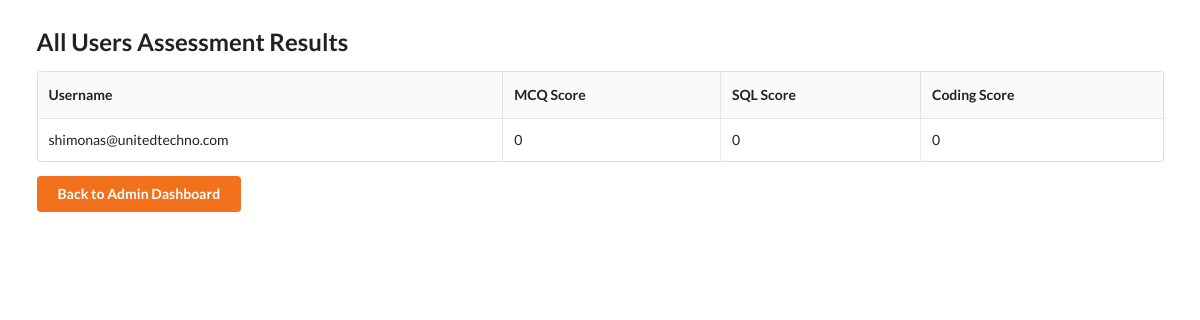
The app's page /admin_results (signed in), older data.
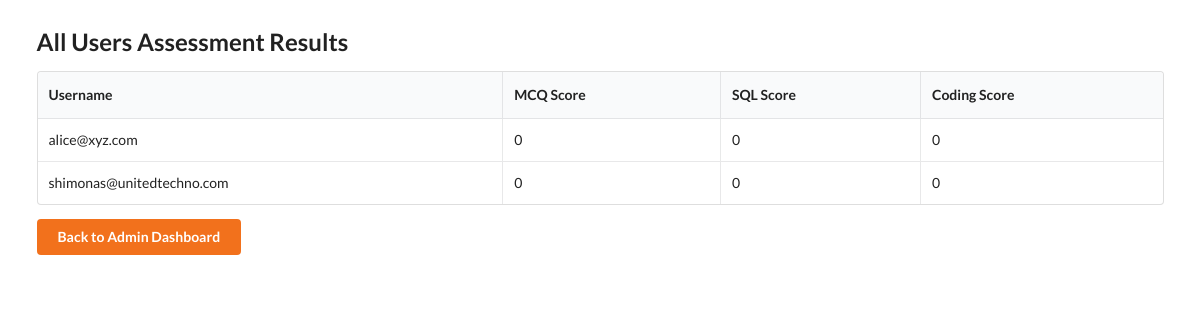
The same page, newer data.
### tables this page shows
CREATE TABLE progress(
        id INTEGER PRIMARY KEY AUTOINCREMENT,
        user_id INTEGER,
        assessment_type TEXT,
        attempts INTEGER DEFAULT 0,
        completed INTEGER DEFAULT 0,
        score INTEGER DEFAULT 0,
        UNIQUE(user_id,assessment_type)
    );

CREATE TABLE users(
        id INTEGER PRIMARY KEY AUTOINCREMENT,
        username TEXT UNIQUE,
        password TEXT,
        role TEXT DEFAULT 'user'
    );

### app.py (the view)
@app.route('/admin_results')
def admin_results():
    if 'username' not in session or session.get('role') != 'admin':
        return redirect(url_for('login'))
    conn = get_db_connection()
    cur = conn.cursor()
    cur.execute("""
        SELECT u.username, p.assessment_type, p.score, p.attempts, p.completed
        FROM users u
        LEFT JOIN progress p ON u.id = p.user_id
        WHERE u.role='user'
        ORDER BY u.username
    """)
    rows = cur.fetchall()
    conn.close()
    results = {}
    for row in rows:
        username = row['username']
        if username not in results:
            results[username] = {}
        results[username][row['assessment_type']] = {
            "score": row['score'],
            "attempts": row['attempts'],
            "completed": row['completed']
        }
    return render_template('admin_results.html', results=results)

### app.py (called while the page is built)
def get_db_connection():
    conn = sqlite3.connect(DB_FILE)
    conn.row_factory = sqlite3.Row
    return conn

### templates/admin_results.html (shortened to what this page needs)
<!DOCTYPE html>
<html lang="en">
<head>
    <link rel="stylesheet" href="https://cdnjs.cloudflare.com/ajax/libs/semantic-ui/2.4.1/semantic.min.css">
</head>
<body>
<div class="ui container" style="margin-top:30px;">
    <h2 class="ui header">All Users Assessment Results</h2>
    <table class="ui celled table">
        <thead>
            <tr>
                <th>Username</th>
                <th>MCQ Score</th>
                <th>SQL Score</th>
                <th>Coding Score</th>
            </tr>
        </thead>
        <tbody>
            {% for username, data in results.items() %}
            <tr>
                <td>{{ username }}</td>
                <td>{{ data.get('mcq', {}).get('score', 0) }}</td>
                <td>{{ data.get('sql', {}).get('score', 0) }}</td>
                <td>{{ data.get('coding', {}).get('score', 0) }}</td>
            </tr>
            {% endfor %}
        </tbody>
    </table>
    <a class="ui button orange" href="{{ url_for('admin_dashboard') }}">Back to Admin Dashboard</a>
</div>
</body>
</html>

Row changes from the older to the newer data that the page shows:
added progress: username "alice@xyz.com", get "0"
